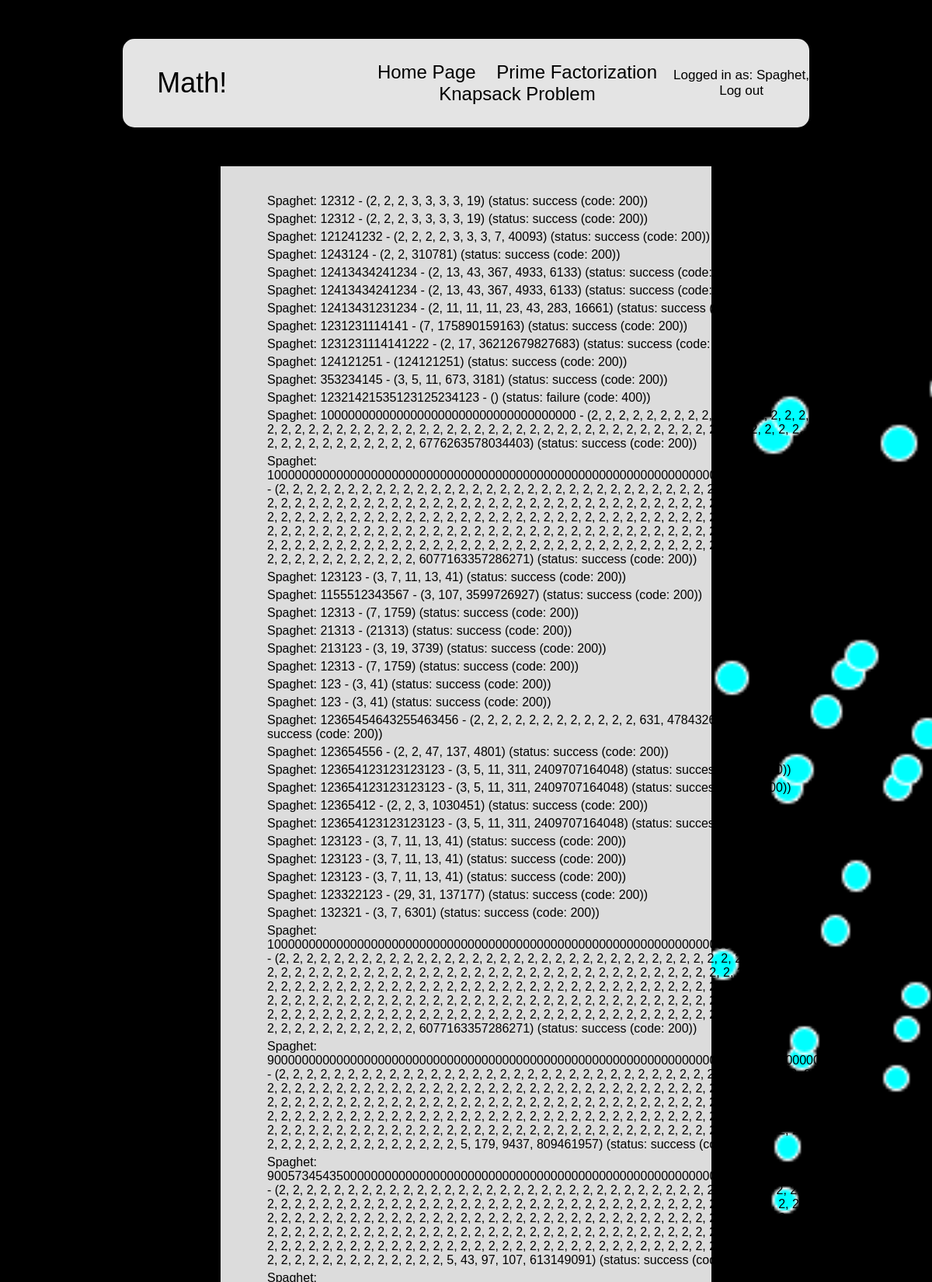
Page /prime_history/ (signed in, upper part) on the committed database.
### IntFactorization/models.py (models this page shows)
class PrimeHistory(models.Model):
    prime_answer = models.CharField(max_length=9999, null=True)
    prime_input = models.CharField(blank=True, max_length=9999)
    prime_status = models.CharField(max_length=9999, null=True)
    user = models.ForeignKey(settings.AUTH_USER_MODEL, on_delete=models.CASCADE)
    objects = models.Manager()
    def __str__(self):
        return f"{self.user}: {self.prime_input} - ({self.prime_answer}) (status: {self.prime_status})"

### IntFactorization/views.py (the view)
# urls.py: path('prime_history/', views.prime_history, name='prime_history'),
def prime_history(request):
    queryset = PrimeHistory.objects.filter(user=request.user)
    context = {
        'title': 'Prime History',
        'history': queryset,
    }
    return render(request, 'IntFactorization/prime_history.html', context)

### IntFactorization/templates/IntFactorization/prime_history.html (shortened to what this page needs)
{% extends 'IntFactorization/main.html' %}
{% load static %}
{% block content %}
    <link rel="stylesheet" type="text/css" href="{% static 'css/prime_history.css' %}">
    <div class="container">
        <ul style="list-style-type: none;">
            {% for item in history %}
                <li>{{ item }}</li>
            {% endfor %}
        </ul>
    </div>
{% endblock content %}

### IntFactorization/templates/IntFactorization/main.html (shortened to what this page needs)
<!DOCTYPE html>
<html>
    <head>
        {% load static %}
		<link rel="stylesheet" type="text/css" href="{% static 'css/main.css' %}">
    </head>
    <body id="HomePage">
        <div id="home">
            <nav class="navigation">
                <p class="pageTitle">
                    Math!
                </p>
                <div id="navbarSupportedContent">
                    <ul>
                        <li>
                            <a href="{% url 'index' %}">Home Page</a>
                        </li>
                        <li>
                            <a href="{% url 'prime_fact' %}">Prime Factorization</a>
                        </li>
                        <li>
                            <a href="{% url 'knapsack' %}">Knapsack Problem</a>
                        </li>
                    </ul>
                </div>
                <div class="loginPlace">
                    {% if request.user.is_authenticated %}
                        <p style="font-size: 17px">Logged in as: {{ request.user }}, <a href="{% url 'logout' %}?next=/">Log out</a></p>
                    {% else %}
                        <a href="{% url 'signup' %}" class="top-menu">Sign up</a> / <a href="{% url 'login' %}">Log in</a>
                    {% endif %}
                </div>
            </nav>
            {% block content %}
            {% endblock content %}
        </div>
    </body>
</html>

### static/css/main.css (style rules this page uses)
body { font-family: Sans-Serif; color: white; padding: 0; }
.navigation { background-color: rgb(228, 228, 228); margin-top: 50px; margin-bottom: 50px; margin-left: 150px; margin-right: 150px; text-align: center; border-radius: 15px; display: flex; align-items: center; }
.pageTitle { text-align: left; font-size: 36px; color: black; margin-left: 5%; margin-right: 15%; }
.navigation li { display: inline; font-size: 24px; }
.navigation a { text-decoration: none; color: black; padding-top: 10px; padding-bottom: 10px; padding-right: 10px; padding-left: 10px; transition: background-color 0.25s; }
.loginPlace { color: black; margin: auto; }

### static/css/prime_history.css (style rules this page uses)
.container { margin: auto; width: 75%; display: flex; background-color: rgb(220, 220, 220); color: black; margin: auto; padding: 20px; width: 50%; box-sizing: content-box; }
.container ul li { margin-bottom: 5px; }

### rows in the picture
PrimeHistory: user+prime_input+prime_answer "Spaghet: 12312 - (2, 2, 2, 3, 3, 3, 3, 19) (status: success (code: 200))"
PrimeHistory: user+prime_input+prime_answer "Spaghet: 12312 - (2, 2, 2, 3, 3, 3, 3, 19) (status: success (code: 200))"
PrimeHistory: user+prime_input+prime_answer "Spaghet: 121241232 - (2, 2, 2, 2, 3, 3, 3, 7, 40093) (status: success (code: 200))"
PrimeHistory: user+prime_input+prime_answer "Spaghet: 1243124 - (2, 2, 310781) (status: success (code: 200))"
PrimeHistory: user+prime_input+prime_answer "Spaghet: 12413434241234 - (2, 13, 43, 367, 4933, 6133) (status: success (code: 200))"
PrimeHistory: user+prime_input+prime_answer "Spaghet: 12413434241234 - (2, 13, 43, 367, 4933, 6133) (status: success (code: 200))"
PrimeHistory: user+prime_input+prime_answer "Spaghet: 12413431231234 - (2, 11, 11, 11, 23, 43, 283, 16661) (status: success (code: 200))"
PrimeHistory: user+prime_input+prime_answer "Spaghet: 1231231114141 - (7, 175890159163) (status: success (code: 200))"
PrimeHistory: user+prime_input+prime_answer "Spaghet: 1231231114141222 - (2, 17, 36212679827683) (status: success (code: 200))"
PrimeHistory: user+prime_input+prime_answer "Spaghet: 124121251 - (124121251) (status: success (code: 200))"
PrimeHistory: user+prime_input+prime_answer "Spaghet: 353234145 - (3, 5, 11, 673, 3181) (status: success (code: 200))"
PrimeHistory: user+prime_input+prime_answer "Spaghet: 12321421535123125234123 - () (status: failure (code: 400))"
PrimeHistory: user+prime_input+prime_answer "Spaghet: 1000000000000000000000000000000000000 - (2, 2, 2, 2, 2, 2, 2, 2, 2, 2, 2, 2, 2, 2, 2, 2, 2, 2, 2, 2, 2, 2, 2, 2, 2, 2, 2, 2, 2, 2, 2, 2, 2, 2, 2, 2, 2, 2, 2, 2, 2, 2, 2, 2, 2, 2, 2, 2, 2, 2, 2, 2, 2, 2, 2, 2, 2, 2, 2, 2, 2, 2, 2, 2, 2, 2, 2, 6776263578034403) (status: success (code: 200))"
PrimeHistory: user+prime_input+prime_answer "Spaghet: 10000000000000000000000000000000000000000000000000000000000000000000000000000000 - (2, 2, 2, 2, 2, 2, 2, 2, 2, 2, 2, 2, 2, 2, 2, 2, 2, 2, 2, 2, 2, 2, 2, 2, 2, 2, 2, 2, 2, 2, 2, 2, 2, 2, 2, 2, 2, 2, 2, 2, 2, 2, 2, 2, 2, 2, 2, 2, 2, 2, 2, 2, 2, 2, 2, 2, 2, 2, 2, 2, 2, 2, 2, 2, 2, 2, 2, 2, 2, 2, 2, 2, 2, 2, 2, 2, 2, 2, 2, 2, 2, 2, 2, 2, 2, 2, 2, 2, 2, 2, 2, 2, 2, 2, 2, 2, 2, 2, 2, 2, 2, 2, 2, 2, 2, 2, 2, 2, 2, 2, 2, 2, 2, 2, 2, 2, 2, 2, 2, 2, 2, 2, 2, 2, 2, 2, 2, 2, 2, 2, 2, 2, 2, 2, 2, 2, 2, 2, 2, 2, 2, 2, 2, 2, 2, 2, 2, 2, 2, 2, 2, 2, 2, 2, 2, 2, 2, 2, 2, 2, 2, 2, 2, 2, 2, 2, 2, 2, 2, 2, 2, 2, 2, 2, 2, 2, 2, 2, 2, 2, 2, 2, 2, 2, 2, 2, 2, 2, 2, 2, 2, 2, 2, 2, 2, 2, 2, 2, 2, 2, 2, 2,…"
PrimeHistory: user+prime_input+prime_answer "Spaghet: 123123 - (3, 7, 11, 13, 41) (status: success (code: 200))"
PrimeHistory: user+prime_input+prime_answer "Spaghet: 1155512343567 - (3, 107, 3599726927) (status: success (code: 200))"
PrimeHistory: user+prime_input+prime_answer "Spaghet: 12313 - (7, 1759) (status: success (code: 200))"
PrimeHistory: user+prime_input+prime_answer "Spaghet: 21313 - (21313) (status: success (code: 200))"
PrimeHistory: user+prime_input+prime_answer "Spaghet: 213123 - (3, 19, 3739) (status: success (code: 200))"
PrimeHistory: user+prime_input+prime_answer "Spaghet: 12313 - (7, 1759) (status: success (code: 200))"
PrimeHistory: user+prime_input+prime_answer "Spaghet: 123 - (3, 41) (status: success (code: 200))"
PrimeHistory: user+prime_input+prime_answer "Spaghet: 123 - (3, 41) (status: success (code: 200))"
PrimeHistory: user+prime_input+prime_answer "Spaghet: 12365454643255463456 - (2, 2, 2, 2, 2, 2, 2, 2, 2, 2, 2, 2, 631, 4784326188611) (status: success (code: 200))"
PrimeHistory: user+prime_input+prime_answer "Spaghet: 123654556 - (2, 2, 47, 137, 4801) (status: success (code: 200))"
PrimeHistory: user+prime_input+prime_answer "Spaghet: 123654123123123123 - (3, 5, 11, 311, 2409707164048) (status: success (code: 200))"
PrimeHistory: user+prime_input+prime_answer "Spaghet: 123654123123123123 - (3, 5, 11, 311, 2409707164048) (status: success (code: 200))"
PrimeHistory: user+prime_input+prime_answer "Spaghet: 12365412 - (2, 2, 3, 1030451) (status: success (code: 200))"
PrimeHistory: user+prime_input+prime_answer "Spaghet: 123654123123123123 - (3, 5, 11, 311, 2409707164048) (status: success (code: 200))"
PrimeHistory: user+prime_input+prime_answer "Spaghet: 123123 - (3, 7, 11, 13, 41) (status: success (code: 200))"
PrimeHistory: user+prime_input+prime_answer "Spaghet: 123123 - (3, 7, 11, 13, 41) (status: success (code: 200))"
PrimeHistory: user+prime_input+prime_answer "Spaghet: 123123 - (3, 7, 11, 13, 41) (status: success (code: 200))"
PrimeHistory: user+prime_input+prime_answer "Spaghet: 123322123 - (29, 31, 137177) (status: success (code: 200))"
PrimeHistory: user+prime_input+prime_answer "Spaghet: 132321 - (3, 7, 6301) (status: success (code: 200))"
PrimeHistory: user+prime_input+prime_answer "Spaghet: 10000000000000000000000000000000000000000000000000000000000000000000000000000000 - (2, 2, 2, 2, 2, 2, 2, 2, 2, 2, 2, 2, 2, 2, 2, 2, 2, 2, 2, 2, 2, 2, 2, 2, 2, 2, 2, 2, 2, 2, 2, 2, 2, 2, 2, 2, 2, 2, 2, 2, 2, 2, 2, 2, 2, 2, 2, 2, 2, 2, 2, 2, 2, 2, 2, 2, 2, 2, 2, 2, 2, 2, 2, 2, 2, 2, 2, 2, 2, 2, 2, 2, 2, 2, 2, 2, 2, 2, 2, 2, 2, 2, 2, 2, 2, 2, 2, 2, 2, 2, 2, 2, 2, 2, 2, 2, 2, 2, 2, 2, 2, 2, 2, 2, 2, 2, 2, 2, 2, 2, 2, 2, 2, 2, 2, 2, 2, 2, 2, 2, 2, 2, 2, 2, 2, 2, 2, 2, 2, 2, 2, 2, 2, 2, 2, 2, 2, 2, 2, 2, 2, 2, 2, 2, 2, 2, 2, 2, 2, 2, 2, 2, 2, 2, 2, 2, 2, 2, 2, 2, 2, 2, 2, 2, 2, 2, 2, 2, 2, 2, 2, 2, 2, 2, 2, 2, 2, 2, 2, 2, 2, 2, 2, 2, 2, 2, 2, 2, 2, 2, 2, 2, 2, 2, 2, 2, 2, 2, 2, 2, 2, 2,…"
PrimeHistory: user+prime_input+prime_answer "Spaghet: 90000000000000000000000000000000000000000000000000000000000000000000000000000000 - (2, 2, 2, 2, 2, 2, 2, 2, 2, 2, 2, 2, 2, 2, 2, 2, 2, 2, 2, 2, 2, 2, 2, 2, 2, 2, 2, 2, 2, 2, 2, 2, 2, 2, 2, 2, 2, 2, 2, 2, 2, 2, 2, 2, 2, 2, 2, 2, 2, 2, 2, 2, 2, 2, 2, 2, 2, 2, 2, 2, 2, 2, 2, 2, 2, 2, 2, 2, 2, 2, 2, 2, 2, 2, 2, 2, 2, 2, 2, 2, 2, 2, 2, 2, 2, 2, 2, 2, 2, 2, 2, 2, 2, 2, 2, 2, 2, 2, 2, 2, 2, 2, 2, 2, 2, 2, 2, 2, 2, 2, 2, 2, 2, 2, 2, 2, 2, 2, 2, 2, 2, 2, 2, 2, 2, 2, 2, 2, 2, 2, 2, 2, 2, 2, 2, 2, 2, 2, 2, 2, 2, 2, 2, 2, 2, 2, 2, 2, 2, 2, 2, 2, 2, 2, 2, 2, 2, 2, 2, 2, 2, 2, 2, 2, 2, 2, 2, 2, 2, 2, 2, 2, 2, 2, 2, 2, 2, 2, 2, 2, 2, 2, 2, 2, 2, 2, 2, 2, 2, 2, 2, 2, 2, 2, 2, 2, 2, 2, 2, 2, 2, 2,…"
PrimeHistory: user+prime_input+prime_answer "Spaghet: 9005734543500000000000000000000000000000000000000000000000000000000000000000000 - (2, 2, 2, 2, 2, 2, 2, 2, 2, 2, 2, 2, 2, 2, 2, 2, 2, 2, 2, 2, 2, 2, 2, 2, 2, 2, 2, 2, 2, 2, 2, 2, 2, 2, 2, 2, 2, 2, 2, 2, 2, 2, 2, 2, 2, 2, 2, 2, 2, 2, 2, 2, 2, 2, 2, 2, 2, 2, 2, 2, 2, 2, 2, 2, 2, 2, 2, 2, 2, 2, 2, 2, 2, 2, 2, 2, 2, 2, 2, 2, 2, 2, 2, 2, 2, 2, 2, 2, 2, 2, 2, 2, 2, 2, 2, 2, 2, 2, 2, 2, 2, 2, 2, 2, 2, 2, 2, 2, 2, 2, 2, 2, 2, 2, 2, 2, 2, 2, 2, 2, 2, 2, 2, 2, 2, 2, 2, 2, 2, 2, 2, 2, 2, 2, 2, 2, 2, 2, 2, 2, 2, 2, 2, 2, 2, 2, 2, 2, 2, 2, 2, 2, 2, 2, 2, 2, 2, 2, 2, 2, 2, 2, 2, 2, 2, 2, 2, 2, 2, 2, 2, 2, 2, 2, 2, 2, 2, 2, 2, 2, 2, 2, 2, 2, 2, 2, 2, 2, 2, 2, 2, 2, 2, 2, 2, 2, 2, 2, 2, 2, 2, 2,…"

### other values in the picture
{{ request.user }} "Spaghet"
